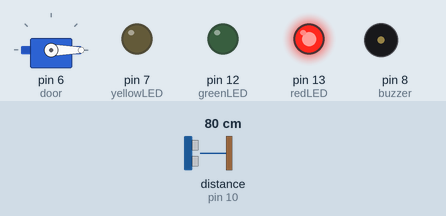
Bench run of a sketch on a simulated Arduino Uno, built with avr-gcc and run on an emulated ATmega328P. On the bench: servo, output pins drawn as LEDs (lit = HIGH), buzzer (waves = sounding). Wiring (inferred from the names in the program): ultrasonic range finder: trigger pin 9; echo pin 10. Inputs (shaded band) come from the test bench; at power-on: distance to the obstacle (sensor on pin 10) 80 cm. The echo pulse lasts 58.3 µs per cm; pins used as bus, display or sensor lines are not drawn.

Above: at 1.2 s.
1.3 s: distance to the obstacle (sensor on pin 10) set to 24 cm
2.8 s: distance to the obstacle (sensor on pin 10) set to 20 cm
At 5.9 s:
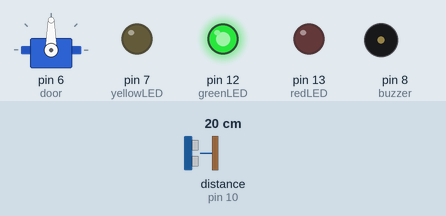
8.8 s: distance to the obstacle (sensor on pin 10) set to 35 cm
At 9.6 s:
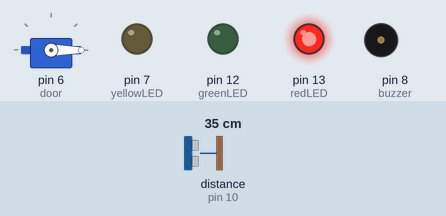
10.3 s: distance to the obstacle (sensor on pin 10) set to 2 cm
At 10.7 s:
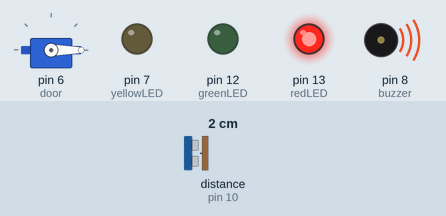
Timing chart, 0 to 14.3 s (numbered marks = the images above; inputs shaded):
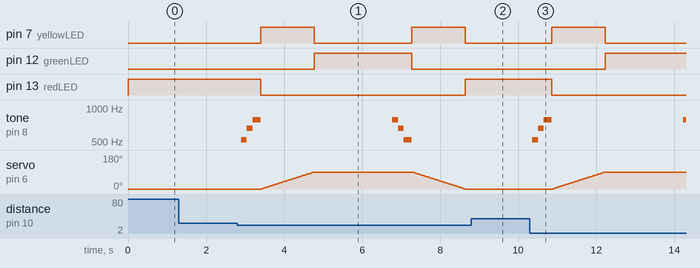

The sketch:

arduino-garage-sensor.ino
```cpp
#include <Servo.h>

Servo door;

int trigPin = 9;
int echoPin = 10;
int buzzer = 8;

int redLED = 13;
int greenLED = 12;
int yellowLED = 7;

long duration;
int distance;

void setup() {
  pinMode(trigPin, OUTPUT);
  pinMode(echoPin, INPUT);

  pinMode(redLED, OUTPUT);
  pinMode(greenLED, OUTPUT);
  pinMode(yellowLED, OUTPUT);

  door.attach(6);

  door.write(0);

  digitalWrite(redLED, HIGH);
  digitalWrite(yellowLED, LOW);
  digitalWrite(greenLED, LOW);
}

void loop() {

  digitalWrite(trigPin, LOW);
  delayMicroseconds(2);

  digitalWrite(trigPin, HIGH);
  delayMicroseconds(10);

  digitalWrite(trigPin, LOW);

  duration = pulseIn(echoPin, HIGH);
  distance = duration * 0.034 / 2;

  if (distance <= 20) {

    tone(buzzer, 523);
    delay(150);
    tone(buzzer, 659);
    delay(150);
    tone(buzzer, 784);
    delay(200);
    noTone(buzzer);

    digitalWrite(redLED, LOW);
    digitalWrite(yellowLED, HIGH);
    digitalWrite(greenLED, LOW);

    for (int pos = 0; pos <= 90; pos++) {
      door.write(pos);
      delay(15);
    }

    digitalWrite(yellowLED, LOW);
    digitalWrite(greenLED, HIGH);

    delay(2000);

    tone(buzzer, 784);
    delay(150);
    tone(buzzer, 659);
    delay(150);
    tone(buzzer, 523);
    delay(200);
    noTone(buzzer);

    digitalWrite(greenLED, LOW);
    digitalWrite(yellowLED, HIGH);

    for (int pos = 90; pos >= 0; pos--) {
      door.write(pos);
      delay(15);
    }

    digitalWrite(yellowLED, LOW);
    digitalWrite(redLED, HIGH);

    delay(1000);
  }

  delay(100);
}
```

Measured:
- the behaviour switches between 22 and 21 cm on distance to the obstacle (sensor on pin 10) (found by bisection; images 0 and 1)
- after the input at 1.3 s, every drawn part: stays the same
- after the input at 2.8 s, pin 7 (yellowLED): alternates HIGH for 1.4 s and LOW for 2.5 s, starting after 0.60 s; pin 12 (greenLED): LOW → HIGH after 2.0 s, → LOW 2.5 s later
- after the input at 8.8 s, pin 7 (yellowLED): stays LOW (without the input it goes to HIGH after 1.4 s); pin 13 (redLED): stays HIGH (without the input it goes to LOW after 1.4 s); tone on pin 8 (buzzer): stays silent (without the input it goes to 523 Hz after 0.94 s); servo on pin 6 (door): stays 0° (without the input it goes to 2° after 1.5 s)
- after the input at 10.3 s, pin 7 (yellowLED): LOW → HIGH after 0.56 s, → LOW 1.4 s later; pin 12 (greenLED): LOW → HIGH after 1.9 s
